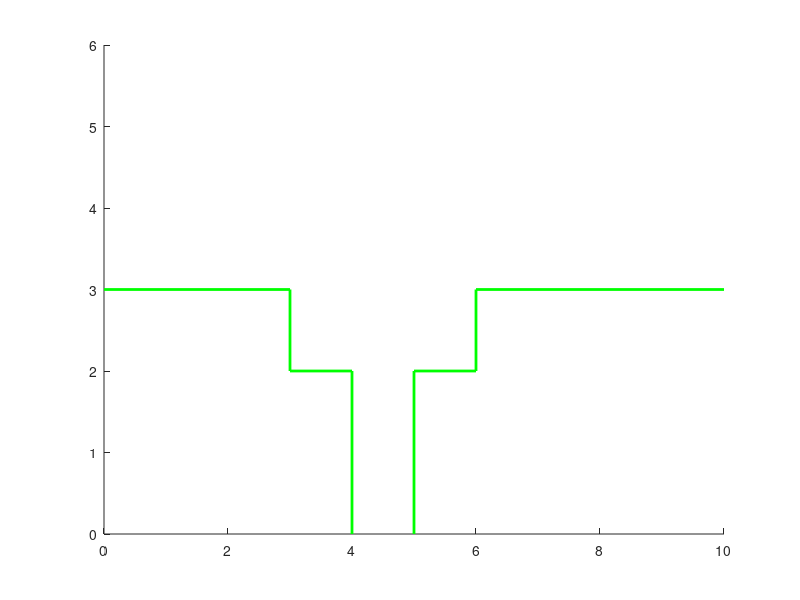

The MATLAB script that drew this image: (Note: this script raises an error after producing the figure.)
clc;
clear all;
% define state
R=ones(60,60)*-inf;  
for i=1:30
   if i-10>0
       R(i,i-10)=0;
   end 
   if i+10<31
       R(i,i+10)=0;
   end
   if mod(i,10)~=1
       R(i,i-1)=0;
   end
   if mod(i,10)~=0;
       R(i,i+1)=0;
   end
end
R(24,34)=0;R(25,35)=0;R(26,36)=0;
R(34,24)=0;R(35,25)=0;R(36,26)=0;
R(34,35)=0;R(35,36)=0;R(35,34)=0;R(36,35)=0;
R(35,45)=0;R(45,35)=0;
R(45,55)=100;R(55,45)=0;
 
% reinforcement learning parameters
gamma=0.9;
q=zeros(size(R));     % q matrix
q1=ones(size(R))*inf; % previous q matrix
count=0;
 
% visualize obstacle 
axis([0,10,0,6]);
hold on;
plot([0,3],[3,3],'g','linewidth',2);
plot([6,10],[3,3],'g','linewidth',2);
plot([3,3],[2,3],'g','linewidth',2);
plot([6,6],[2,3],'g','linewidth',2);
plot([4,4],[0,2],'g','linewidth',2);
plot([5,5],[0,2],'g','linewidth',2);
plot([3,4],[2,2],'g','linewidth',2);
plot([5,6],[2,2],'g','linewidth',2);
 
% intial state
y=randperm(30);
state=y(1);
 
% q learning
tic
for episode=0:50000
 
    qma=max(q(state,:));
    if qma~=0
       x=find(q(state,:)==qma);
    else
       x=find(R(state,:)>=0);
    end
    % choose action
    if size(x,1)>0
        x1=RandomPermutation(x);
        x1=x1(1);
    end
    % update q matrix
    qMax=max(q,[],2);
    q(state,x1)=R(state,x1)+gamma*qMax(x1);
    
    Y(i)=5.5-floor((x1-1)/10);
    X(i)=0.5+rem(x1-1,10);
    % visualization
    A=plot([X(i)-0.5,X(i)+0.5],[Y(i)-0.5,Y(i)-0.5],'r-','linewidth',2);
    B=plot([X(i)-0.5,X(i)+0.5],[Y(i)+0.5,Y(i)+0.5],'r-','linewidth',2);
    C=plot([X(i)-0.5,X(i)-0.5],[Y(i)-0.5,Y(i)+0.5],'r-','linewidth',2);
    D=plot([X(i)+0.5,X(i)+0.5],[Y(i)-0.5,Y(i)+0.5],'r-','linewidth',2);
    pause(0.05);
    
     % break if converged: small deviation on q for 1000 consecutive
     if sum(sum(abs(q1-q)))<0.0001 && sum(sum(q))>190
         if count>500,
             episode        % report last episode
             break          % for
         else
             count=count+1; % set counter if deviation of q is small
         end
     else
          q1=q;
          count=0;
     end
     
     if(R(state,x1)==100)
         y=randperm(30);
         state=y(1);
         pause(0.4);
     else
         state=x1;
     end
        delete(A);
        delete(B);
        delete(C);
        delete(D);
 
end
toc
%normalization
g=max(max(q));
if g>0, 
    q=100*q/g;
end